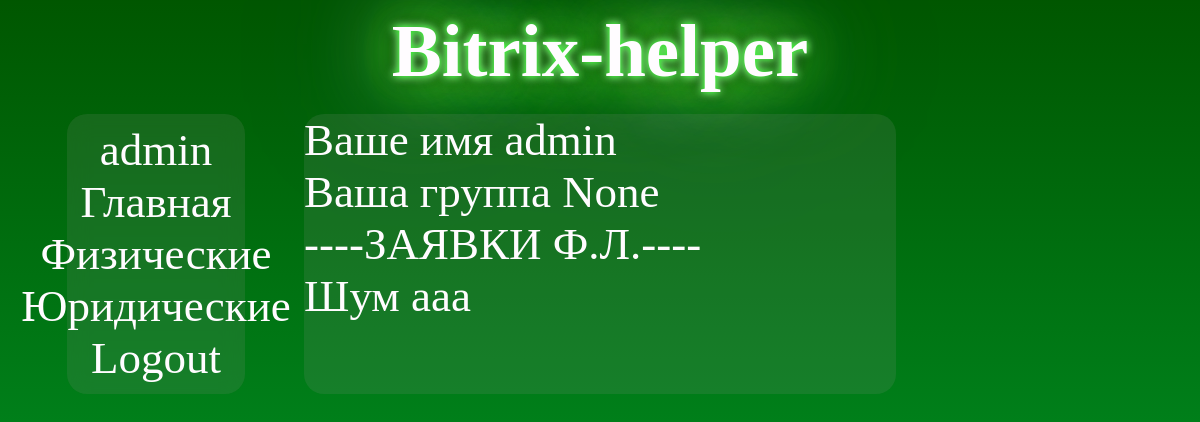
The page /fiz/ (signed in) on the database as committed earlier.
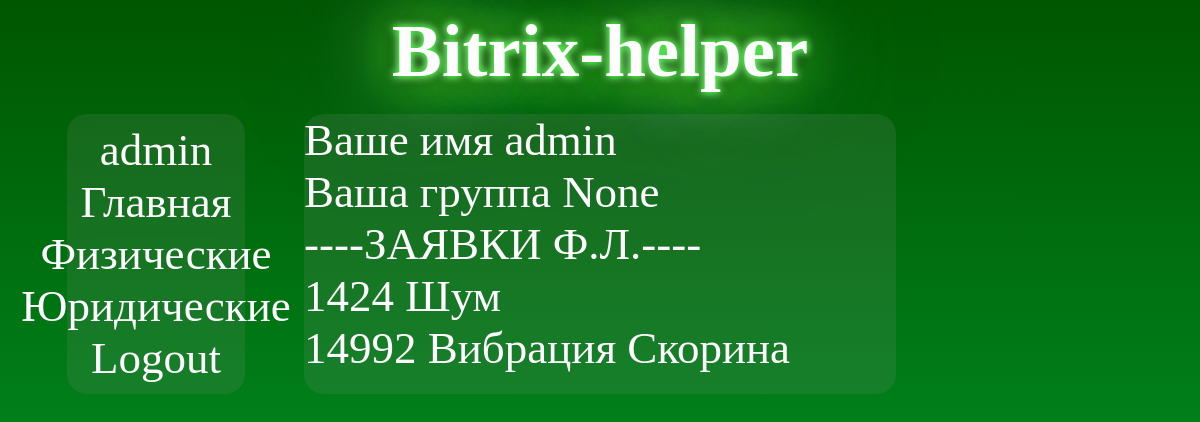
The same page on the database as committed later.
### helper/models.py (models this page shows, shortened)
class AdvUser(AbstractUser):
    is_activated = models.BooleanField(default=True, db_index=True,verbose_name='Прошел активацию?')
    department = models.ForeignKey(Department,null=True,blank=True, verbose_name='Группа/отдел',on_delete = models.CASCADE)
    class Meta(AbstractUser.Meta):
        pass

class Applicationf(models.Model):
    num = models.CharField(null=False,blank=False,max_length=50,verbose_name='Номер заявки')
    name = models.TextField(null=True, blank=False,verbose_name='Название заявки')
    comment = models.TextField(null=True, blank=False,verbose_name='Примечание')
    participants = models.ManyToManyField(AdvUser,blank=True, verbose_name='Участники')
    pricelistFiz = models.ManyToManyField(PriceListFiz,blank=True, verbose_name='Пункты прайслиста физические лица')
    is_active = models.BooleanField(default=True, db_index=True,verbose_name='Активная заявка')
    class Meta:
        verbose_name_plural = 'Заявки ф.л'
        verbose_name = 'Заявка ф.л'

### helper/views.py (the view)
# urls.py: path('fiz/', fiz, name='fiz'),
def fiz(request):
    Applicationsf = Applicationf.objects.filter(participants=request.user.id)
    if request.user.is_authenticated:
        PriceListsf = PriceListFiz.objects.filter(department=request.user.department)
        cont = {'Applicationsf': Applicationsf,'PriceListsf':PriceListsf}
    else: cont = {'Applicationsf': Applicationsf}
    return render(request, 'helper/fiz.html',cont)

### helper/templates/helper/fiz.html
{% extends "layout/basic.html" %}
{% load bootstrap4 %}
{% block content %}
	{% if user.is_authenticated %}
		Ваше имя {{user.username}} <br>
		Ваша группа {{user.department}} <br>
		----ЗАЯВКИ Ф.Л.----<br>
		{% if Applicationsf %}
			{% if user.username %}
				{% for app in Applicationsf %}
					{% if app.is_active == True %}
						<a href="{% url 'helper:app_datail_fiz' pk=app.pk %}" class="link">{{app.num}} {{app.name}}</a>
					{% endif %}
				{% endfor %}
			{% endif %}
		{% endif %}
	{% else %}
		Вам нужно войти
	{% endif %}
{% endblock %}

### helper/templates/layout/basic.html (shortened to what this page needs)
{% load static %}
<!DOCTYPE html>
<html>
<head>
	<link rel="stylesheet" type="text/css" href="{% static 'helper/style.css' %}">
</head>
<body>
	<header>
		<a href="{% url 'helper:index' %} " class="link"><strong>Bitrix-helper</strong></a>
	</header>
		<div class="content">
			<nav class="nav">
				<div class="nav-a">
					{% if user.is_authenticated %}
						{% if user.is_superuser %}
							<a href="{% url 'admin:index' %}" class="link">admin</a>
						{% endif %}
						<a href="{% url 'helper:index' %} " class="link">Главная</a>
						<a href="{% url 'helper:fiz' %}" class="link">Физические</a>
						<a href="{% url 'helper:ur' %}" class="link">Юридические</a>
						<a href="{% url 'helper:logout' %}" class="link">Logout</a>
					{% else %}
						<a href="{% url 'helper:login' %}" class="link">Login</a>
					{% endif %}
				</div>
			</nav>
			<section>
				{% block content %}{% endblock %}
			</section>
		</div>
</body>
</html>

### helper/static/helper/style.css (style rules this page uses)
body { font-size: 150px; background: hsla(120, 100%, 17%, 1); background: linear-gradient(270deg, hsla(120, 100%, 17%, 1) 0%, hsla(138, 100%, 32%, 1) 100%, hsla(147, 100%, 57%, 1) 100%); background: -moz-linear-gradient(270deg, hsla(120, 100%, 17%, 1) 0%, hsla(138, 100%, 32%, 1) 100%, hsla(147, 100%, 57%, 1) 100%); background: -webkit-linear-gradient(270deg, hsla(120, 100%, 17%, 1) 0%, hsla(138, 100%, 32%, 1) 100%, hsla(147, 100%, 57%, 1) 100%); filter: progid: DXImageTransform.Microsoft.gradient( startColorstr="#005800", endColorstr="#00a130", GradientType=1 ); background-attachment: fixed; background-size: cover; cursor: default; }
header { display: flex; justify-content: center; align-items: flex-start; font-size: 50%; color: #fffcff; text-shadow: 0 0 7px #08ff00, 0 0 10px #fff, 0 0 21px #000, 0 0 42px #37f70f, 0 0 82px #20ff00, 0 0 92px #f7ff00, 0 0 102px #5000ff, 0 0 151px #2c00ff; }
.content { display: flex; flex-direction: row; margin-top: 20px; color: #fffcff; flex-grow: 2; }
.nav { font-size: 30%; width: 25%; }
.nav-a { display: flex; backdrop-filter: blur(10px); background: rgba(150, 150, 150, 0.15); flex-direction: column; align-items: center; padding: 10px 10px 10px; margin-right: 20%; margin-left: 20%; border-radius: 20px; }
section { display: flex; flex-direction: column; width: 50%; font-size: 30%; backdrop-filter: = blur(10px); background: rgba(150, 150, 150, 0.15); border-radius: 20px; }
.link { text-decoration: none; color: #fffcff; }

Rows that differ between the two databases and show on the page:
changed Applicationf "Шум": num "Шум" → "1424"; name "ааа" → "Шум"
added Applicationf: num "14992", name "Вибрация Скорина"
